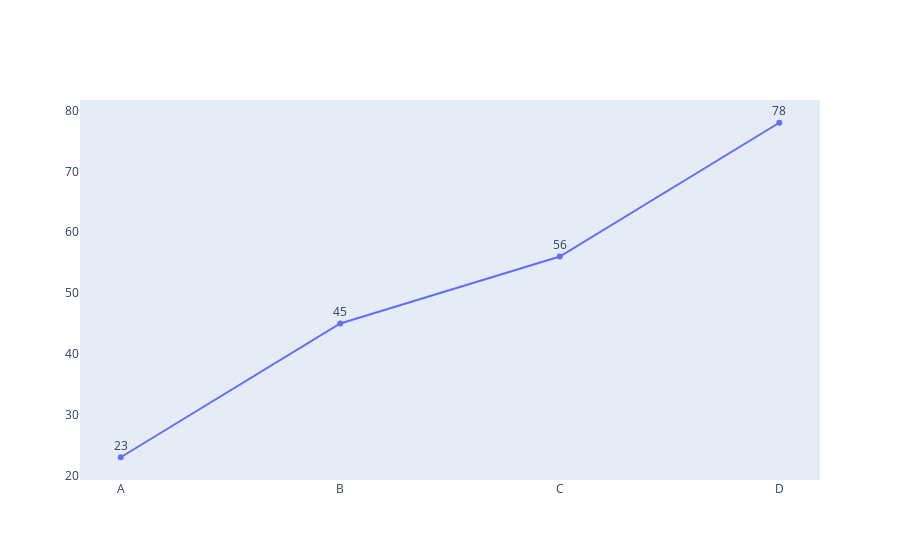

Here is the notebook cell this chart was saved with:
### Code cell
fig = go.Figure(data=[go.Scatter(
    x=data['Category'],
    y=data['Value'],
    mode='lines+markers+text',
    text=data['Value'],  # Adding data labels
    textposition='top center'
)])

fig.update_layout(
    yaxis=dict(showgrid=False),
    xaxis=dict(showgrid=False)
)

fig.show()

### Figure 1 — Plotly figure (JSON) as saved in the notebook; plotly's stock layout.template omitted (floating-point values rounded to 4 significant figures)
{"data": [{"mode": "lines+markers+text", "text": [23, 45, 56, 78], "textposition": "top center", "type": "scatter", "x": ["A", "B", "C", "D"], "y": [23, 45, 56, 78]}], "layout": {"xaxis": {"showgrid": false}, "yaxis": {"showgrid": false}}}
